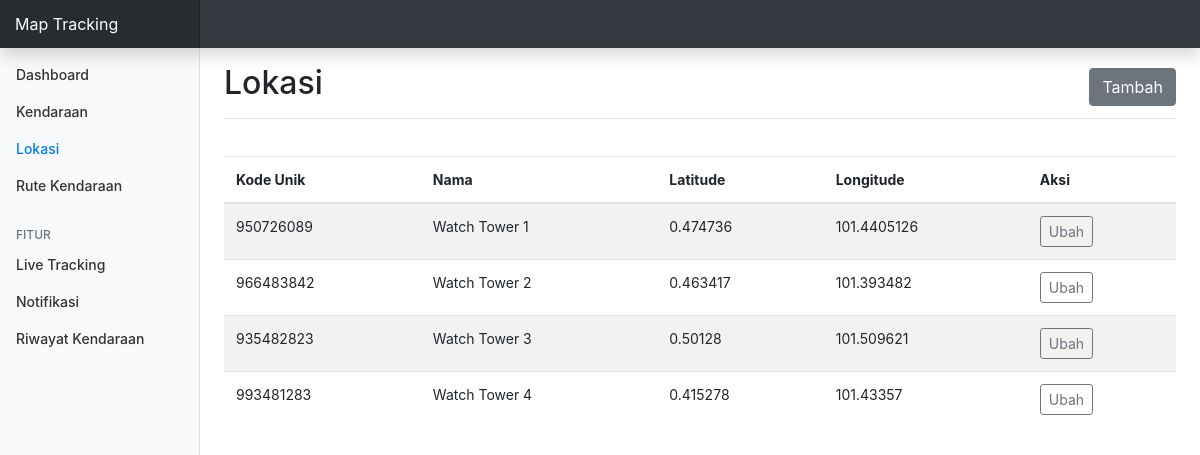
Before: /?module=location with the older database file.
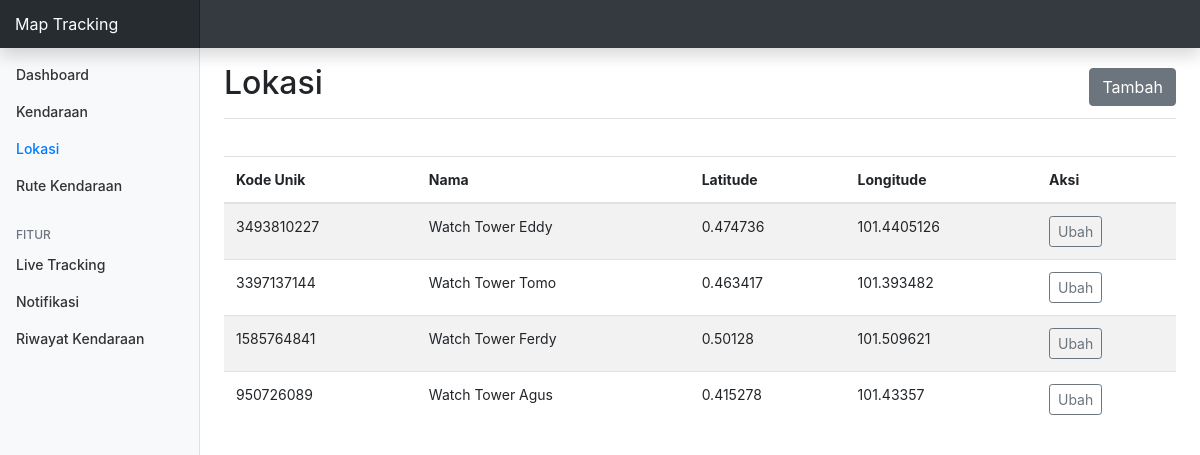
After: the same page with the newer database file.
### tables this page shows
CREATE TABLE `locations` (
  `location_id` int(11) NOT NULL,
  `unique_id` varchar(50) NOT NULL,
  `name` varchar(50) NOT NULL DEFAULT '',
  `latitude` double NOT NULL DEFAULT '0',
  `longitude` double NOT NULL DEFAULT '0'
);

### modules/location/index.php (the view, shortened to what this page needs)
<?php
$queryStatement = $conn->query("SELECT * FROM locations");
?>
<link rel="stylesheet" href="https://unpkg.com/leaflet@1.5.1/dist/leaflet.css" />
<main role="main" class="col-md-9 ml-sm-auto col-lg-10 px-4">
    <div class="d-flex justify-content-between flex-wrap flex-md-nowrap align-items-center pt-3 pb-2 mb-3 border-bottom">
        <h1 class="h2">Lokasi</h1>
        <div class="btn-toolbar mb-2 mb-md-0">
            <button type="button" class="btn btn-secondary btn-add-location">Tambah</button>
        </div>
    </div>
    <br />
    <div class="table-responsive">
        <table class="table table-striped">
            <thead>
                <tr>
                    <th scope="col">Kode Unik</th>
                    <th scope="col">Nama</th>
                    <th scope="col">Latitude</th>
                    <th scope="col">Longitude</th>
                    <th scope="col">Aksi</th>
                </tr>
            </thead>
            <tbody>
                <?php while ($location = $queryStatement->fetch_object()) : ?>
                    <tr>
                        <td><?= $location->unique_id ?></td>
                        <td><?= $location->name ?></td>
                        <td><?= $location->latitude ?></td>
                        <td><?= $location->longitude ?></td>
                        <td>
                            <button type="button" class="btn btn-sm btn-outline-secondary btn-edit-location" data-id="<?= $location->location_id ?>">Ubah</button>
                        </td>
                    </tr>
                <?php endwhile; ?>
            </tbody>
        </table>
    </div>
</main>

Changed rows visible on the page:
changed locations: unique "950726089" → "3493810227"; name "Watch Tower 1" → "Watch Tower Eddy"
changed locations: unique "966483842" → "3397137144"; name "Watch Tower 2" → "Watch Tower Tomo"
changed locations: unique "935482823" → "1585764841"; name "Watch Tower 3" → "Watch Tower Ferdy"
changed locations: unique "993481283" → "950726089"; name "Watch Tower 4" → "Watch Tower Agus"
